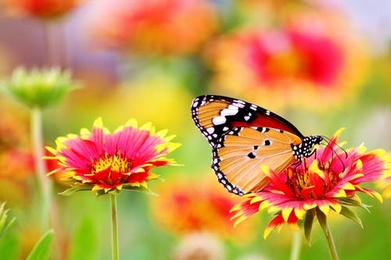
%> input picture pexels-photo-462118.jpeg, 391 x 260 px, shrunk from 500 x 333 before the run
$ octave Image_comparison.m   (GNU Octave 9; MATLAB toolbox functions it lacks are replaced by stand-ins)
%> lines starting %> are read from the running program, lines starting %| are printed output that depends on the picture
clear;
clc;
close all;

a = imread('pexels-photo-462118.jpeg');
%> a is the input picture: size 260x391x3 uint8; mean R, G, B 200.1, 149.8, 79.5
b = imread('WhatsApp Image 2020-04-26 at 7.36.18 PM.jpeg')
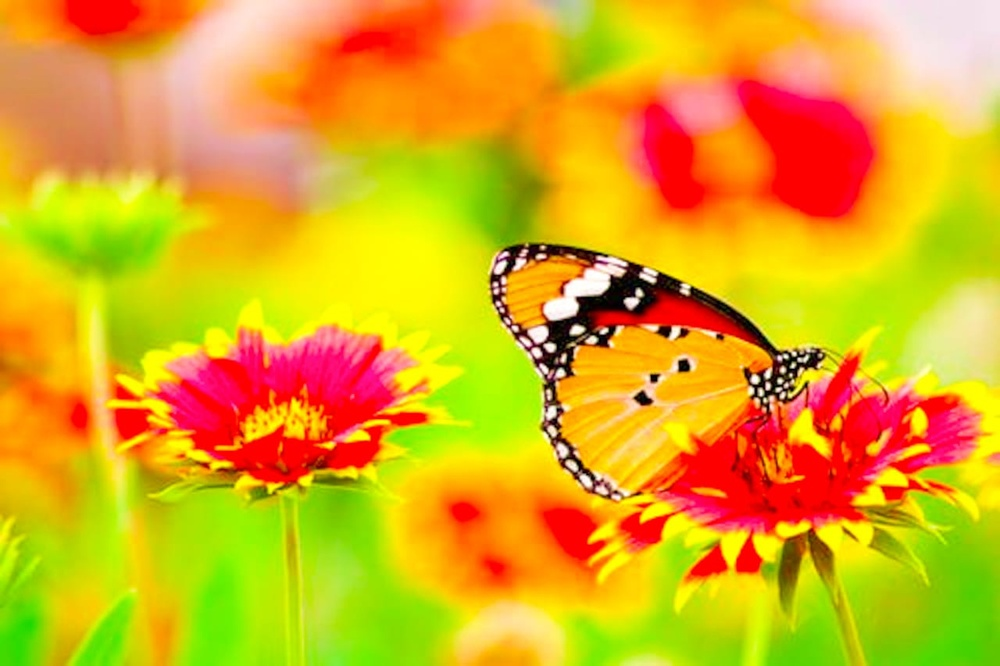
%> input picture WhatsApp Image 2020-04-26 at 7.36.18 PM.jpeg, 1000 x 666 px, shrunk from 1280 x 852 before the run
%> b is the input picture: size 666x1000x3 uint8; mean R, G, B 220, 170, 28.4

imgr = a(:,:,1);
imgg = a(:,:,2);
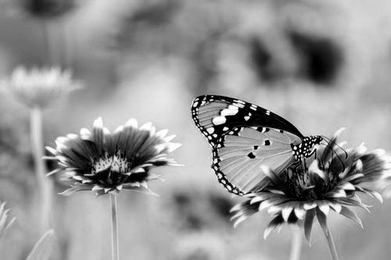
%> imgg: size 260x391 uint8; min 0, max 255, mean 149.8
imgb = a(:,:,3);
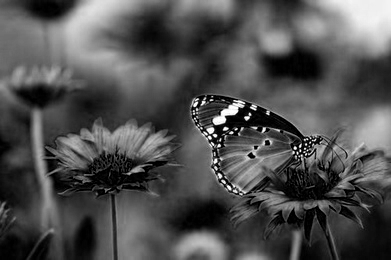
%> imgb: size 260x391 uint8; min 0, max 255, mean 79.5

Hnimgr = imhist(imgr);
%> Hnimgr = 256 values, max 5661 at index 256, min 7 at index 35, mean 397.1
Hnimgg = imhist(imgg);
%> Hnimgg = 256 values, max 1091 at index 190, min 64 at index 255, mean 397.1
Hnimgb = imhist(imgb);
%> Hnimgb = 256 values, max 2490 at index 1, min 5 at index 247, mean 397.1

imgr2 = b(:,:,1);
imgg2 = b(:,:,2);
imgb2 = b(:,:,3);
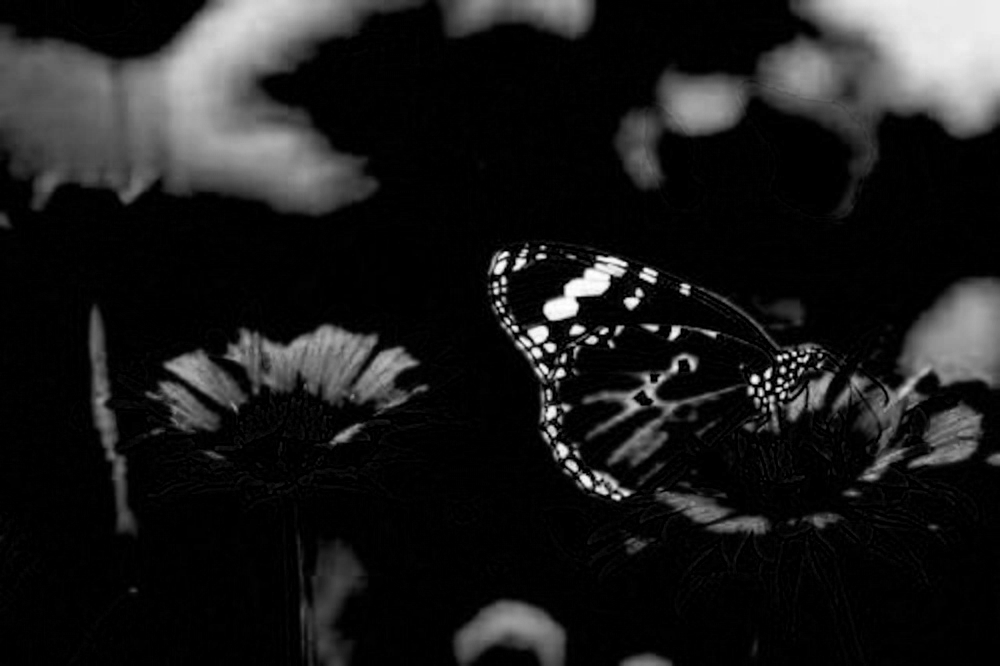
%> imgb2: size 666x1000 uint8; min 0, max 255, mean 28.4

Himgr = imhist(imgr2);
%> Himgr = 256 values, max 124024 at index 256, min 49 at index 1, mean 2601.6
Himgg = imhist(imgg2);
%> Himgg = 256 values, max 28587 at index 1, min 346 at index 39, mean 2601.6
Himgb = imhist(imgb2);
%> Himgb = 256 values, max 226697 at index 1, min 24 at index 255, mean 2601.6

outr = histeq(imgr,Himgr);
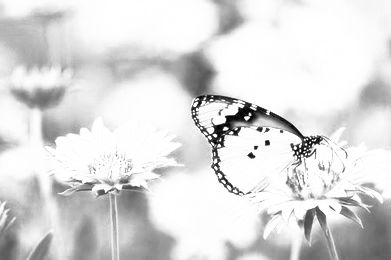
%> outr: size 260x391 uint8; min 4, max 255, mean 219.8
outg = histeq(imgg,Himgg);
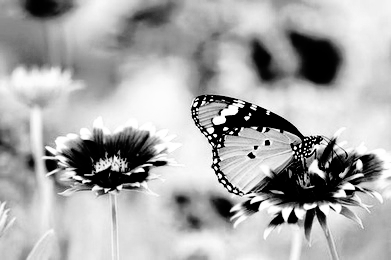
%> outg: size 260x391 uint8; min 0, max 255, mean 170.1
outb = histeq(imgb,Himgb);

histsp(:,:,1) = outr;
histsp(:,:,2) = outg;
histsp(:,:,3) = outb;

figure;
subplot(131);imshow(b);title('Ref Img');
subplot(132);imshow(a);title('Input Img');
subplot(133);imshow(histsp);title('Res Img');

figure;
subplot(331);plot(Hnimgr);title('Red Input');
subplot(334);plot(Hnimgg);title('Green Input');
subplot(337);plot(Hnimgb);title('Blue Input');
subplot(332);plot(Himgr);title('Red Input');
subplot(335);plot(Himgg);title('Green Input');
subplot(338);plot(Himgb);title('Blue Input');
subplot(333);plot(outr);title('Red Input');
subplot(336);plot(outg);title('Green Input');
subplot(339);plot(outb);title('Blue Input');
%> after `title('Blue Input')`:
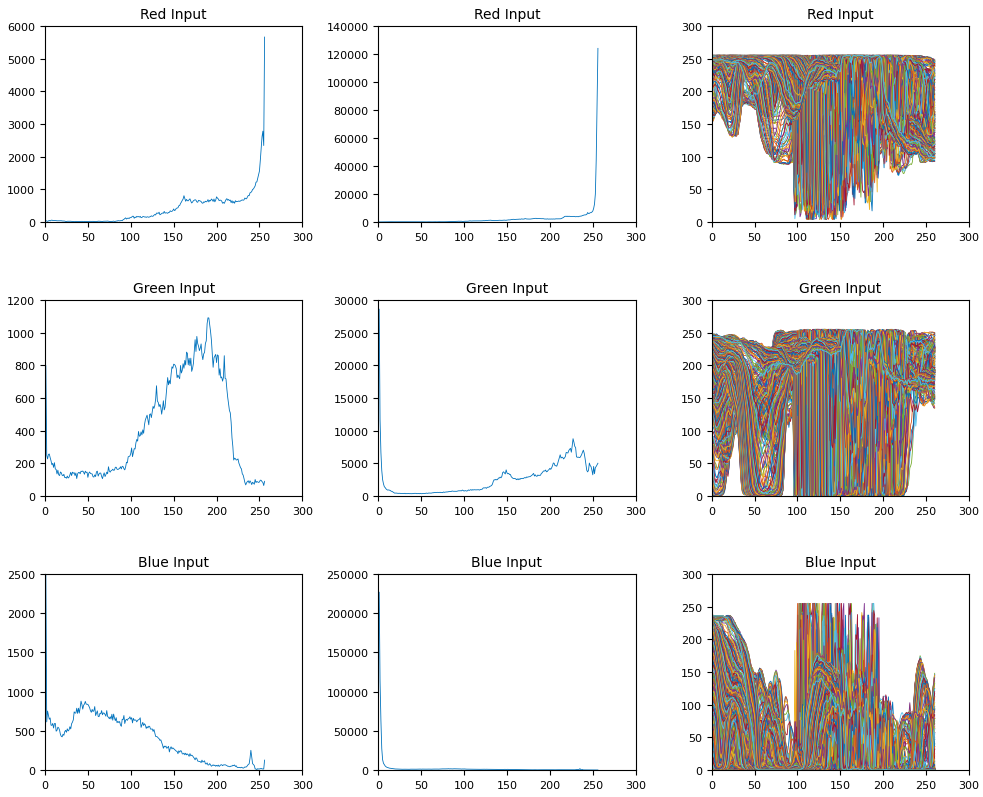
%> figure redrawn from the program's plot data, 9 panels; panel 1: curve peaks at x = 256, y = 5661; panel 2: curve peaks at x = 190, y = 1091; panel 3: curve peaks at x = 1, y = 2490; panel 4: curve peaks at x = 256, y = 124024
